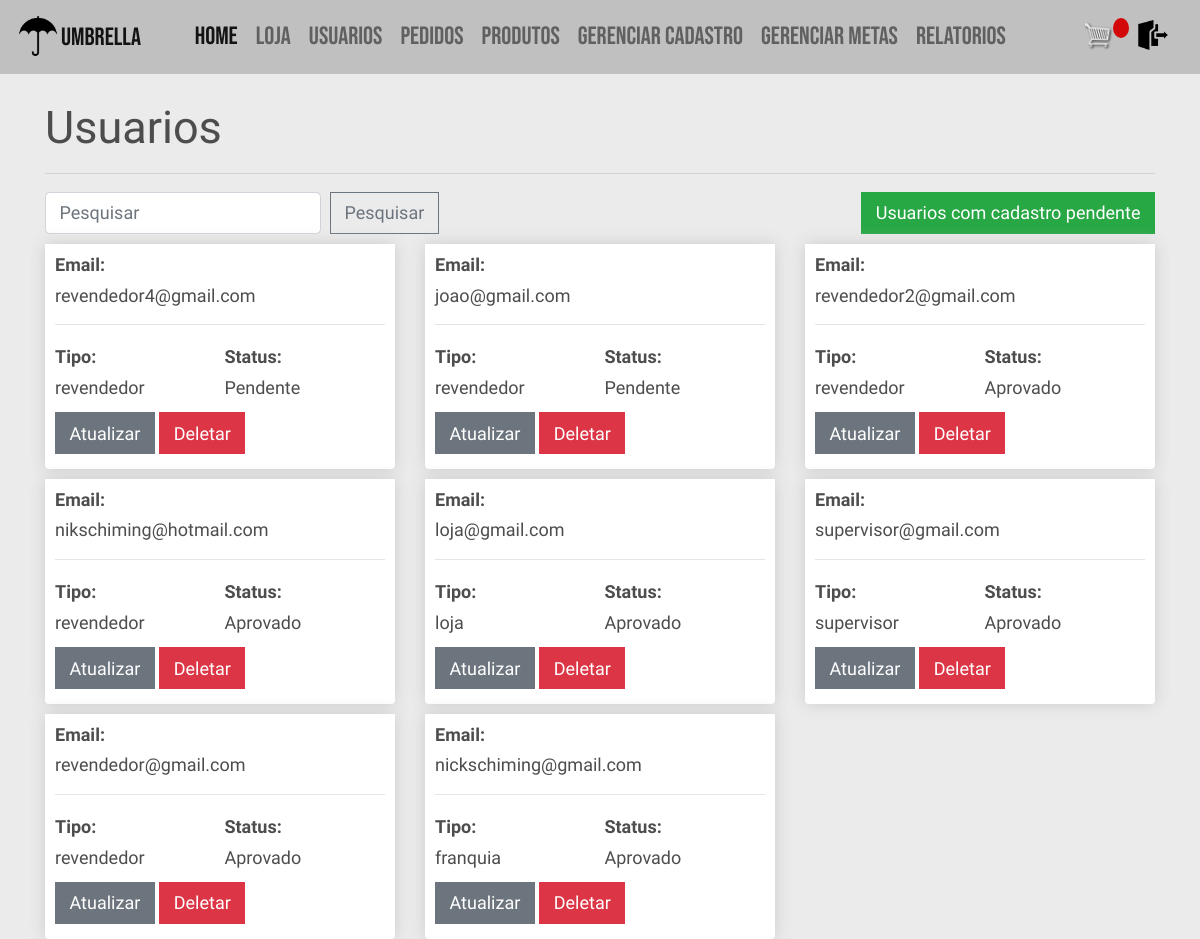
Page /usuarios/ (signed in) on the committed database.
### users/models.py (models this page shows)
class User(AbstractBaseUser, PermissionsMixin):
    email = models.EmailField(_('email'), unique=True)
    is_staff = models.BooleanField(
        _('staff status'),
        default=False,
    )
    is_active = models.BooleanField(
        _('active'),
        default=True,
    )
    criado = models.DateTimeField(
        _('criado'),
        default=timezone.now,
    )
    REVENDEDOR = 'revendedor'
    LOJA = 'loja'
    SUPERVISOR = 'supervisor'
    FRANQUIA = 'franquia'
    opcoes_tipo = [
        (REVENDEDOR, "Revendedor"),
        (LOJA, "Loja"),
        (SUPERVISOR, "Supervisor"),
        (FRANQUIA, "Franquia"),
    ]
    tipo = models.CharField(
        _("tipo"), max_length=50, choices=opcoes_tipo, default=REVENDEDOR, null = True, blank = True)
    objects = UserManager()
    USERNAME_FIELD = 'email'
    def __str__(self):
        return self.email

### vendas/views.py (the view)
# urls.py: path('usuarios/', views.lista_usuarios, name='usuarios'),
@login_required
@user_passes_test(supervisor_franquia_check)
def lista_usuarios(request):
    usuarios = User.objects.all().order_by('-criado')
    if aprovado_check(request.user):
        return render(request, "vendas/usuarios.html", {'usuarios': usuarios})
    else:
        sweetify.info(request, 'por favor aguarde o cadastro ser aprovado')
        return redirect('vendas-home')

### vendas/utils.py (called while the page is built)
def aprovado_check(user):
    if hasattr(user, 'supervisor'):
        if user.supervisor.is_aprovado:
            return True
        else:
            return False
    elif hasattr(user, 'franquia'):
        if user.franquia.is_aprovado:
            return True
        else:
            return False
    elif hasattr(user, 'loja'):
        if user.loja.is_aprovado:
            return True
        else:
            return False
    elif hasattr(user, 'revendedor'):
        if user.revendedor.is_aprovado:
            return True
        else:
            return False

### vendas/views.py (called while the page is built)
def supervisor_franquia_check(user):
    if user.tipo == User.SUPERVISOR or user.tipo == User.FRANQUIA:
        return True
    else:
        return False

### vendas/templates/vendas/usuarios.html
{% extends 'vendas/base.html' %}
{% load static %}
{% block content %}
	<h1>Usuarios</h1>
	<hr>
	<form class="form-inline" action="{% url 'pesquisa_usuarios' %}" method="get">
		<input class="form-control mr-sm-2" name="q" type="search" placeholder="Pesquisar" aria-label="Pesquisar">
		<button class="btn btn-outline-secondary my-2 my-sm-0" type="submit">Pesquisar</button>
		{% if request.user.tipo == 'supervisor' %}
			<a class="btn btn-success ml-auto mr-0" href="{% url 'pesquisa_rev_novo' %}">Revendedores com cadastro pendente</a>
		{% elif request.user.tipo == 'franquia' %}
			<a class="btn btn-success ml-auto mr-0" href="{% url 'pesquisa_rev_novo' %}">Usuarios com cadastro pendente</a>
		{% endif %}
	</form>
	<div class="row">
		{% if not usuarios %}
		<h2 class="mt-3"><strong>Nenhum usuário encontrado</strong></h2>
		{% else %}
			{% for usuario in usuarios %}
				<div class="col-lg-4">
					<div class="box-element product">
						<h6><strong>Email:</strong></h6>
						<h6>{{usuario.email}}</h6>
						<hr>
						<div class="d-inline-flex w-50 flex-column">
							<h6 ><strong>Tipo: </strong></h6>
							<h6 >{{usuario.tipo}}</h6>
						</div>
						<div class="d-inline-flex flex-column">
							<h6><strong>Status: </strong></h6>
							{% if usuario.revendedor.is_aprovado or usuario.franquia.is_aprovado or usuario.loja.is_aprovado or usuario.supervisor.is_aprovado%}
								<h6>Aprovado</h6>
							{% else %}
								<h6>Pendente</h6>
							{% endif %}
						</div>
                        <div>
                            <a class="btn btn-secondary btn-me mt-1 mb-1" href="{% url 'atualizar_usuario' usuario.id %}">Atualizar</a>
                            <a class="btn btn-danger btn-me mt-1 mb-1" href="{% url 'deletar_usuario' usuario.id %}">Deletar</a>
                        </div>
					</div>
				</div>
			{% endfor %}
		{% endif %}
	</div>
{% endblock content %}

### vendas/static/vendas/css/style.css (style rules this page uses)
html { font-size: 18px; }
body { margin: 0; padding: 0; font-family: 'Roboto Condensed', sans-serif; background-color: #EBEBEB; background-size: cover; background-repeat: no-repeat; background-position: center; height: 100vh; }
h1, h2, h3, h4, h5, h6 { color: hsl(0, 0%, 30%); }
.box-element { box-shadow: hsl(0, 0%, 80%) 0 0 16px; background-color: #fff; border-radius: 4px; padding: 10px; }
.product { border-radius: 0 0 4px 4px; }
.col-lg-4, .col-lg-6, .col-lg-8, .col-lg-12 { margin-top: 10px; }
.btn { border-radius: 0; }

### rows in the picture
User: email "revendedor4@gmail.com", tipo "revendedor", shows "Pendente"
User: email "joao@gmail.com", tipo "revendedor", shows "Pendente"
User: email "revendedor2@gmail.com", tipo "revendedor", shows "Aprovado"
User: email "nikschiming@hotmail.com", tipo "revendedor", shows "Aprovado"
User: email "loja@gmail.com", tipo "loja", shows "Aprovado"
User: email "supervisor@gmail.com", tipo "supervisor", shows "Aprovado"
User: email "revendedor@gmail.com", tipo "revendedor", shows "Aprovado"
User: email "nickschiming@gmail.com", tipo "franquia", shows "Aprovado"
